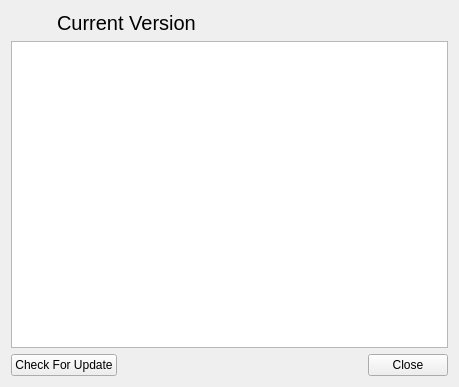
<?xml version="1.0" encoding="UTF-8"?>
<ui version="4.0">
 <class>AboutDlg</class>
 <widget class="QDialog" name="AboutDlg">
  <property name="geometry">
   <rect>
    <x>0</x>
    <y>0</y>
    <width>459</width>
    <height>387</height>
   </rect>
  </property>
  <property name="windowTitle">
   <string>About CryptokiMan</string>
  </property>
  <layout class="QVBoxLayout" name="verticalLayout">
   <item>
    <layout class="QGridLayout" name="gridLayout_2">
     <property name="topMargin">
      <number>0</number>
     </property>
     <item row="0" column="0">
      <widget class="QPushButton" name="pushButton">
       <property name="text">
        <string/>
       </property>
       <property name="icon">
        <iconset resource="cryptokiman.qrc">
         <normaloff>:/images/cryptokiman.png</normaloff>:/images/cryptokiman.png</iconset>
       </property>
       <property name="iconSize">
        <size>
         <width>32</width>
         <height>32</height>
        </size>
       </property>
       <property name="flat">
        <bool>true</bool>
       </property>
      </widget>
     </item>
     <item row="0" column="1">
      <widget class="QLabel" name="mVersionLabel">
       <property name="font">
        <font>
         <family>Arial</family>
         <pointsize>15</pointsize>
         <weight>50</weight>
         <bold>false</bold>
        </font>
       </property>
       <property name="text">
        <string>Current Version</string>
       </property>
      </widget>
     </item>
     <item row="0" column="2">
      <spacer name="horizontalSpacer_2">
       <property name="orientation">
        <enum>Qt::Horizontal</enum>
       </property>
       <property name="sizeHint" stdset="0">
        <size>
         <width>40</width>
         <height>20</height>
        </size>
       </property>
      </spacer>
     </item>
    </layout>
   </item>
   <item>
    <widget class="QTextBrowser" name="mAboutText"/>
   </item>
   <item>
    <layout class="QGridLayout" name="gridLayout">
     <property name="topMargin">
      <number>0</number>
     </property>
     <item row="0" column="1">
      <spacer name="horizontalSpacer">
       <property name="orientation">
        <enum>Qt::Horizontal</enum>
       </property>
       <property name="sizeHint" stdset="0">
        <size>
         <width>40</width>
         <height>20</height>
        </size>
       </property>
      </spacer>
     </item>
     <item row="0" column="0">
      <widget class="QPushButton" name="mCheckUpdateBtn">
       <property name="text">
        <string>Check For Update</string>
       </property>
      </widget>
     </item>
     <item row="0" column="2">
      <widget class="QPushButton" name="mCloseBtn">
       <property name="text">
        <string>Close</string>
       </property>
      </widget>
     </item>
    </layout>
   </item>
  </layout>
 </widget>
 <tabstops>
  <tabstop>pushButton</tabstop>
  <tabstop>mAboutText</tabstop>
  <tabstop>mCheckUpdateBtn</tabstop>
 </tabstops>
 <resources>
  <include location="cryptokiman.qrc"/>
 </resources>
 <connections/>
</ui>
